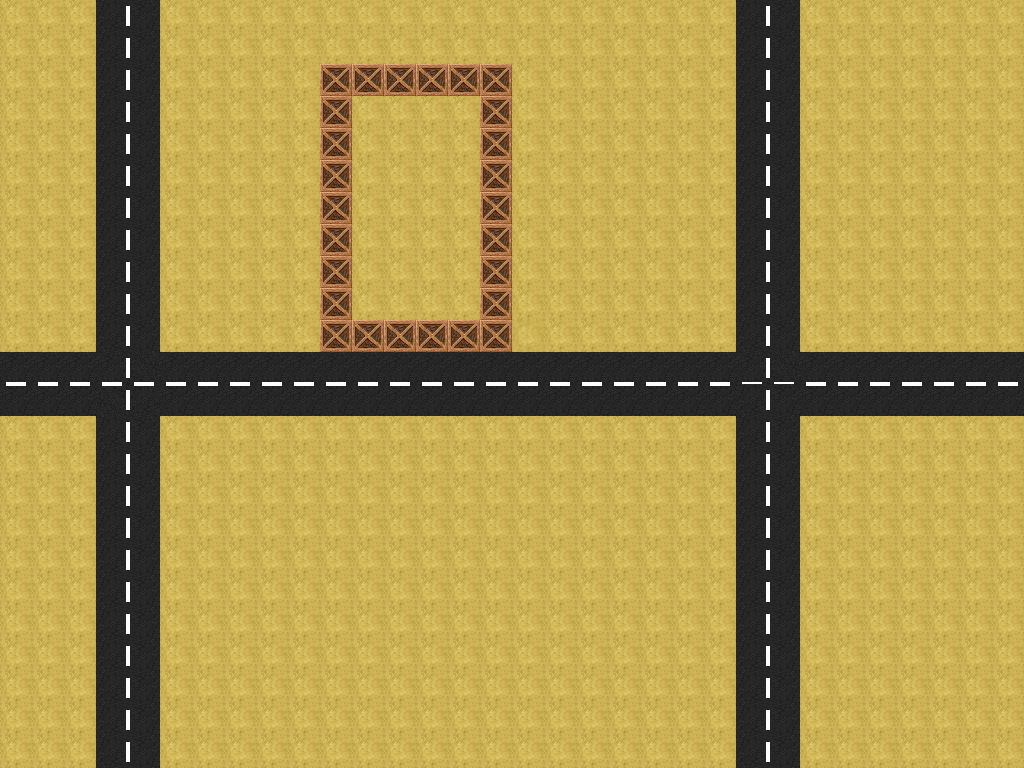

Below is a game level as drawn by its tile map, then a one-line description and the .tmx file that defines it, in full:
An orthogonal 32x24 tile map with 32x32 px tiles, 2 tile layers (ground, collide_layer), 2 tilesets and 1 object (vehicle).

<map version="1.8" tiledversion="1.10.1" orientation="orthogonal" renderorder="right-down" width="32" height="24" tilewidth="32" tileheight="32" infinite="0" nextlayerid="13" nextobjectid="11">
 <editorsettings>
  <export target="../../apps/app/src/assets/maps/development_map.json" format="json" />
 </editorsettings>
 <tileset firstgid="1" source="../tilesets/dust_klin.tsx" />
 <tileset firstgid="137" source="jeep.tsx" />
 <layer id="1" name="ground" width="32" height="24">
  <data encoding="csv">
9,9,9,110,111,9,9,9,9,9,9,9,9,9,9,9,9,9,9,9,9,9,9,110,111,9,9,9,9,9,9,9,
9,9,9,110,111,9,9,9,9,9,9,9,9,9,9,9,9,9,9,9,9,9,9,110,111,9,9,9,9,9,9,9,
9,9,9,110,111,9,9,9,9,9,9,9,9,9,9,9,9,9,9,9,9,9,9,110,111,9,9,9,9,9,9,9,
9,9,9,110,111,9,9,9,9,9,9,9,9,9,9,9,9,9,9,9,9,9,9,110,111,9,9,9,9,9,9,9,
9,9,9,110,111,9,9,9,9,9,9,9,9,9,9,9,9,9,9,9,9,9,9,110,111,9,9,9,9,9,9,9,
9,9,9,110,111,9,9,9,9,9,9,9,9,9,9,9,9,9,9,9,9,9,9,110,111,9,9,9,9,9,9,9,
9,9,9,110,111,9,9,9,9,9,9,9,9,9,9,9,9,9,9,9,9,9,9,110,111,9,9,9,9,9,9,9,
9,9,9,110,111,9,9,9,9,9,9,9,9,9,9,9,9,9,9,9,9,9,9,110,111,9,9,9,9,9,9,9,
9,9,9,110,111,9,9,9,9,9,9,9,9,9,9,9,9,9,9,9,9,9,9,110,111,9,9,9,9,9,9,9,
9,9,9,110,111,9,9,9,9,9,9,9,9,9,9,9,9,9,9,9,9,9,9,110,111,9,9,9,9,9,9,9,
9,9,9,110,111,9,9,9,9,9,9,9,9,9,9,9,17,9,9,9,9,9,9,110,111,9,9,9,9,9,9,9,
109,109,109,118,119,109,109,109,109,109,109,109,109,109,109,109,109,109,109,109,109,109,109,118,119,109,109,109,109,109,109,109,
117,117,117,126,127,117,117,117,117,117,117,117,117,117,117,117,117,117,117,117,117,117,117,110,111,117,117,117,117,117,117,117,
9,9,9,110,111,9,9,9,9,9,9,9,9,9,9,9,9,9,9,9,9,9,9,110,111,9,9,9,9,9,9,9,
9,9,9,110,111,9,9,9,9,9,9,9,9,9,9,9,9,9,9,9,9,9,9,110,111,9,9,9,9,9,9,9,
9,9,9,110,111,9,9,9,9,9,9,9,9,9,9,9,9,9,9,9,9,9,9,110,111,9,9,9,9,9,9,9,
9,9,9,110,111,9,9,9,9,9,9,9,9,9,9,9,9,9,9,9,9,9,9,110,111,9,9,9,9,9,9,9,
9,9,9,110,111,9,9,9,9,9,9,9,9,9,9,9,9,9,9,9,9,9,9,110,111,9,9,9,9,9,9,9,
9,9,9,110,111,9,9,9,9,9,9,9,9,9,9,9,9,9,9,9,9,9,9,110,111,9,9,9,9,9,9,9,
9,9,9,110,111,9,9,9,9,9,9,9,9,9,9,9,9,9,9,9,9,9,9,110,111,9,9,9,9,9,9,9,
9,9,9,110,111,9,9,9,9,9,9,9,9,9,9,9,9,9,9,9,9,9,9,110,111,9,9,9,9,9,9,9,
9,9,9,110,111,9,9,9,9,9,9,9,9,9,9,9,9,9,9,9,9,9,9,110,111,9,9,9,9,9,9,9,
9,9,9,110,111,9,9,9,9,9,9,9,9,9,9,9,9,9,9,9,9,9,9,110,111,9,9,9,9,9,9,9,
9,9,9,110,111,9,9,9,9,9,9,9,9,9,9,9,9,9,9,9,9,9,9,110,111,9,9,9,9,9,9,9
</data>
 </layer>
 <layer id="12" name="collide_layer" width="32" height="24">
  <properties>
   <property name="collides" type="bool" value="true" />
  </properties>
  <data encoding="csv">
0,0,0,0,0,0,0,0,0,0,0,0,0,0,0,0,0,0,0,0,0,0,0,0,0,0,0,0,0,0,0,0,
0,0,0,0,0,0,0,0,0,0,0,0,0,0,0,0,0,0,0,0,0,0,0,0,0,0,0,0,0,0,0,0,
0,0,0,0,0,0,0,0,0,0,21,21,21,21,21,21,0,0,0,0,0,0,0,0,0,0,0,0,0,0,0,0,
0,0,0,0,0,0,0,0,0,0,21,0,0,0,0,21,0,0,0,0,0,0,0,0,0,0,0,0,0,0,0,0,
0,0,0,0,0,0,0,0,0,0,21,0,0,0,0,21,0,0,0,0,0,0,0,0,0,0,0,0,0,0,0,0,
0,0,0,0,0,0,0,0,0,0,21,0,0,0,0,21,0,0,0,0,0,0,0,0,0,0,0,0,0,0,0,0,
0,0,0,0,0,0,0,0,0,0,21,0,0,0,0,21,0,0,0,0,0,0,0,0,0,0,0,0,0,0,0,0,
0,0,0,0,0,0,0,0,0,0,21,0,0,0,0,21,0,0,0,0,0,0,0,0,0,0,0,0,0,0,0,0,
0,0,0,0,0,0,0,0,0,0,21,0,0,0,0,21,0,0,0,0,0,0,0,0,0,0,0,0,0,0,0,0,
0,0,0,0,0,0,0,0,0,0,21,0,0,0,0,21,0,0,0,0,0,0,0,0,0,0,0,0,0,0,0,0,
0,0,0,0,0,0,0,0,0,0,21,21,21,21,21,21,0,0,0,0,0,0,0,0,0,0,0,0,0,0,0,0,
0,0,0,0,0,0,0,0,0,0,0,0,0,0,0,0,0,0,0,0,0,0,0,0,0,0,0,0,0,0,0,0,
0,0,0,0,0,0,0,0,0,0,0,0,0,0,0,0,0,0,0,0,0,0,0,0,0,0,0,0,0,0,0,0,
0,0,0,0,0,0,0,0,0,0,0,0,0,0,0,0,0,0,0,0,0,0,0,0,0,0,0,0,0,0,0,0,
0,0,0,0,0,0,0,0,0,0,0,0,0,0,0,0,0,0,0,0,0,0,0,0,0,0,0,0,0,0,0,0,
0,0,0,0,0,0,0,0,0,0,0,0,0,0,0,0,0,0,0,0,0,0,0,0,0,0,0,0,0,0,0,0,
0,0,0,0,0,0,0,0,0,0,0,0,0,0,0,0,0,0,0,0,0,0,0,0,0,0,0,0,0,0,0,0,
0,0,0,0,0,0,0,0,0,0,0,0,0,0,0,0,0,0,0,0,0,0,0,0,0,0,0,0,0,0,0,0,
0,0,0,0,0,0,0,0,0,0,0,0,0,0,0,0,0,0,0,0,0,0,0,0,0,0,0,0,0,0,0,0,
0,0,0,0,0,0,0,0,0,0,0,0,0,0,0,0,0,0,0,0,0,0,0,0,0,0,0,0,0,0,0,0,
0,0,0,0,0,0,0,0,0,0,0,0,0,0,0,0,0,0,0,0,0,0,0,0,0,0,0,0,0,0,0,0,
0,0,0,0,0,0,0,0,0,0,0,0,0,0,0,0,0,0,0,0,0,0,0,0,0,0,0,0,0,0,0,0,
0,0,0,0,0,0,0,0,0,0,0,0,0,0,0,0,0,0,0,0,0,0,0,0,0,0,0,0,0,0,0,0,
0,0,0,0,0,0,0,0,0,0,0,0,0,0,0,0,0,0,0,0,0,0,0,0,0,0,0,0,0,0,0,0
</data>
 </layer>
 <objectgroup id="10" name="vehicle">
  <properties>
   <property name="isCollide" type="bool" value="true" />
  </properties>
  <object id="10" name="vehicle" gid="137" x="363" y="302" width="128" height="192" />
 </objectgroup>
</map>
